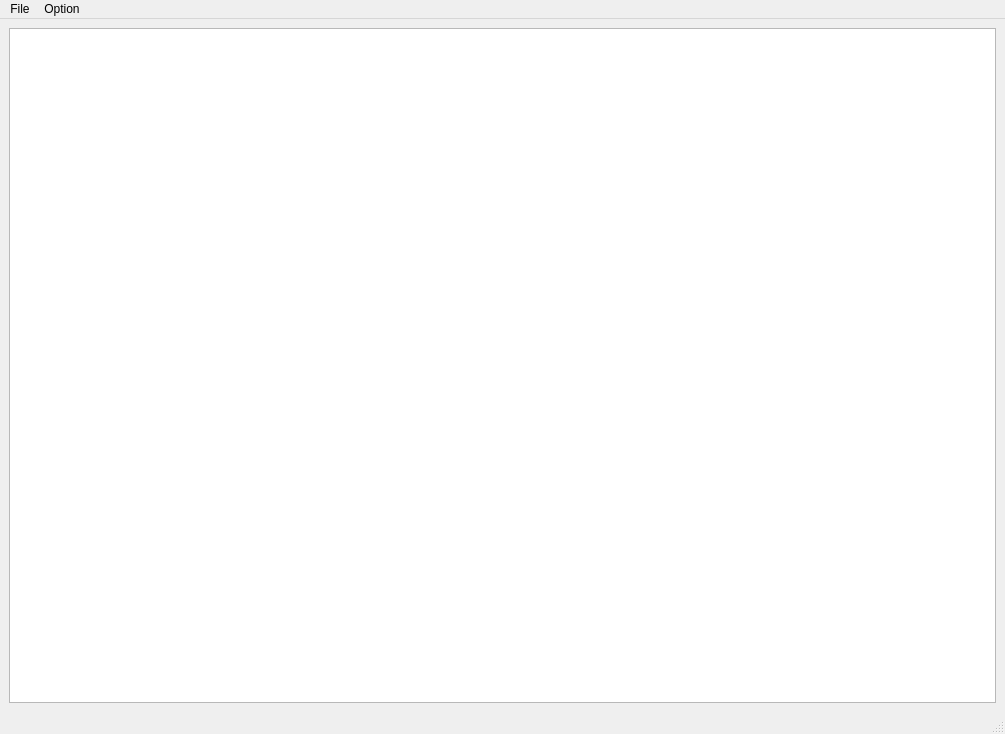
<?xml version="1.0" encoding="UTF-8"?>
<ui version="4.0">
 <class>MainWindow</class>
 <widget class="QMainWindow" name="MainWindow">
  <property name="geometry">
   <rect>
    <x>0</x>
    <y>0</y>
    <width>1005</width>
    <height>734</height>
   </rect>
  </property>
  <property name="font">
   <font>
    <family>Arial</family>
   </font>
  </property>
  <property name="windowTitle">
   <string>MainWindow</string>
  </property>
  <widget class="QWidget" name="centralwidget">
   <layout class="QGridLayout" name="gridLayout">
    <item row="0" column="0">
     <widget class="QPlainTextEdit" name="plainTextEdit">
      <property name="font">
       <font>
        <family>Arial</family>
       </font>
      </property>
      <property name="lineWrapMode">
       <enum>QPlainTextEdit::NoWrap</enum>
      </property>
     </widget>
    </item>
   </layout>
  </widget>
  <widget class="QMenuBar" name="menubar">
   <property name="geometry">
    <rect>
     <x>0</x>
     <y>0</y>
     <width>1005</width>
     <height>23</height>
    </rect>
   </property>
   <widget class="QMenu" name="menuFile">
    <property name="title">
     <string>File</string>
    </property>
    <addaction name="actionOpen"/>
    <addaction name="actionSave"/>
    <addaction name="actionClose"/>
   </widget>
   <widget class="QMenu" name="menuOption">
    <property name="title">
     <string>Option</string>
    </property>
    <widget class="QMenu" name="menuFont_Size">
     <property name="title">
      <string>Font Size</string>
     </property>
     <addaction name="action12_pt"/>
     <addaction name="action18_pt"/>
     <addaction name="action24_pt"/>
    </widget>
    <addaction name="menuFont_Size"/>
   </widget>
   <addaction name="menuFile"/>
   <addaction name="menuOption"/>
  </widget>
  <widget class="QStatusBar" name="statusbar"/>
  <action name="actionOpen">
   <property name="text">
    <string>Open</string>
   </property>
  </action>
  <action name="actionSave">
   <property name="text">
    <string>Save</string>
   </property>
  </action>
  <action name="actionClose">
   <property name="text">
    <string>Close</string>
   </property>
  </action>
  <action name="action12_pt">
   <property name="text">
    <string>12 pt</string>
   </property>
   <property name="font">
    <font>
     <family>Times New Roman</family>
    </font>
   </property>
  </action>
  <action name="action18_pt">
   <property name="text">
    <string>18 pt</string>
   </property>
  </action>
  <action name="action24_pt">
   <property name="text">
    <string>24 pt</string>
   </property>
  </action>
 </widget>
 <resources/>
 <connections/>
</ui>
